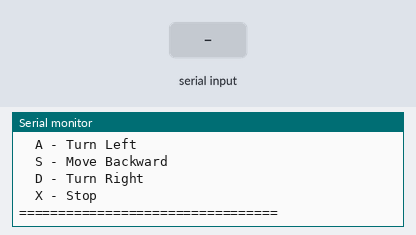
Recording of a sketch running on a simulated ESP32. On the bench: the last lines printed to the serial monitor. Inputs (shaded band) come from the test bench.

Above: at 2.2 s.
2.3 s: "W" received over Serial
At 3.2 s:
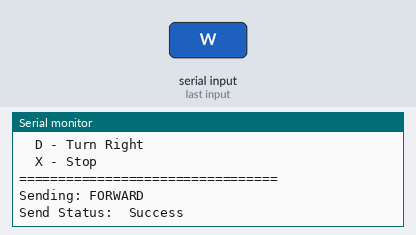
3.8 s: "A" received over Serial
At 4.3 s:
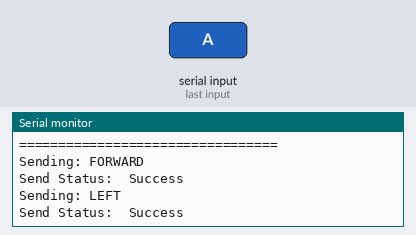
5.3 s: "S" received over Serial
At 6.5 s:
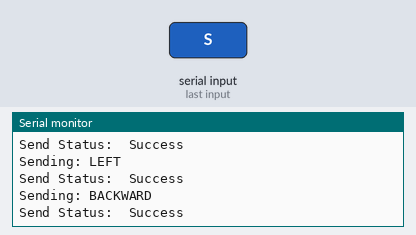
6.8 s: "D" received over Serial
At 7.8 s:
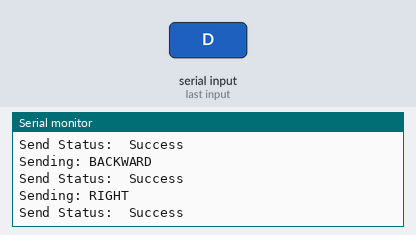
8.3 s: "X" received over Serial
At 9.0 s:
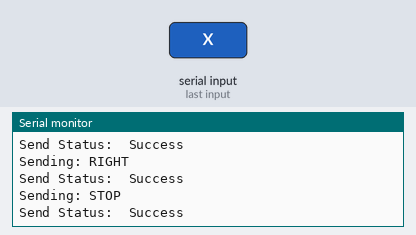

Measured:
- after the input at 2.3 s, the serial monitor: prints a new line at once (image 1)
- after the input at 3.8 s, the serial monitor: prints a new line at once (image 2)
- after the input at 5.3 s, the serial monitor: prints a new line at once (image 3)
- after the input at 6.8 s, the serial monitor: prints a new line at once (image 4)
- after the input at 8.3 s, the serial monitor: prints a new line at once (image 5)

The sketch:

babybot_now_tx.ino
```cpp
#include <esp_now.h>
#include <WiFi.h>
uint8_t receiverAddress[] = {0x08, 0xA6, 0xF7, 0xB1, 0x12, 0xF8};
typedef struct struct_message {
  char command;
} struct_message;
struct_message myData;
void OnDataSent(const uint8_t *mac_addr, esp_now_send_status_t status) {
  Serial.print("Send Status: ");
  if (status == ESP_NOW_SEND_SUCCESS) {
    Serial.println(" Success");
  } else {
    Serial.println(" Failed");
  }
}
void setup() {
  Serial.begin(115200);
  delay(1000);
  Serial.println("\n=================================");
  Serial.println("ESP32 Wireless Car Controller");
  Serial.println("=================================");
  WiFi.mode(WIFI_STA);
  Serial.print("Sender MAC: ");
  Serial.println(WiFi.macAddress());
  Serial.println();
  if (esp_now_init() != ESP_OK) {
    Serial.println(" ERROR: ESP-NOW Init Failed!");
    return;
  }
  Serial.println(" ESP-NOW Initialized");
  esp_now_register_send_cb(OnDataSent);
  esp_now_peer_info_t peerInfo = {};
  memcpy(peerInfo.peer_addr, receiverAddress, 6);
  peerInfo.channel = 0;
  peerInfo.encrypt = false;
  if (esp_now_add_peer(&peerInfo) != ESP_OK) {
    Serial.println(" ERROR: Failed to add peer!");
    return;
  }
  Serial.println(" Peer Added");
  Serial.println("\n=================================");
  Serial.println("Controller Ready!");
  Serial.println("=================================");
  Serial.println("Commands:");
  Serial.println("  W - Move Forward");
  Serial.println("  A - Turn Left");
  Serial.println("  S - Move Backward");
  Serial.println("  D - Turn Right");
  Serial.println("  X - Stop");
  Serial.println("=================================\n");
}
void loop() {
  if (Serial.available() > 0) {
    char input = Serial.read();
    if (input >= 'a' && input <= 'z') {
      input = input - 32;
    }
    if (input == 'W' || input == 'A' || input == 'S' || input == 'D' || input == 'X') {
      sendCommand(input);
    }
  }
}
void sendCommand(char cmd) {
  Serial.print("Sending: ");
  switch (cmd) {
    case 'W': Serial.println("FORWARD "); break;
    case 'A': Serial.println("LEFT "); break;
    case 'S': Serial.println("BACKWARD "); break;
    case 'D': Serial.println("RIGHT "); break;
    case 'X': Serial.println("STOP "); break;
  }
  myData.command = cmd;
  esp_err_t result = esp_now_send(receiverAddress, (uint8_t *)&myData, sizeof(myData));
  if (result != ESP_OK) {
    Serial.println(" ERROR: Sending failed!");
  }
  delay(50);
}
```
